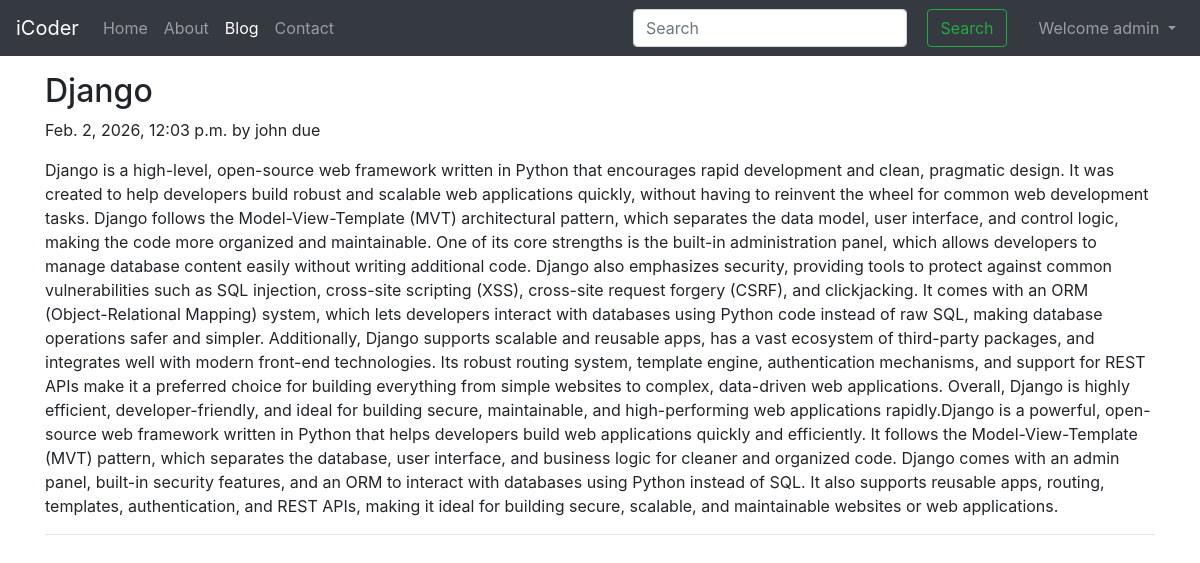
Page /blog/blogpost/jogn-due/ (signed in) on the committed database.
### blog/models.py (models this page shows)
class Post(models.Model):
    sno = models.AutoField(primary_key=True)
    title = models.CharField(max_length=266)
    content = models.TextField()
    author = models.CharField(max_length=15)
    slug = models.CharField(max_length=130)
    timestamp = models.DateTimeField(blank=True)

### blog/views.py (the view)
# urls.py: path('blogpost/<slug:slug>/', views.blogPost, name="blogPost"),
def blogPost(request, slug):
    post = get_object_or_404(Post, slug=slug)
    return render(request, "blog/blogPost.html", {'post': post})

### templates/blog/blogPost.html (shortened to what this page needs)
{% extends 'base.html' %}
{% block blogactive %} active {% endblock blogactive%}
{% block body %}
<div class="container my-3">
    <h2 class="blog-post-title">{{post.title}}</h2>
    <p class="blog-post-meta">{{post.timestamp}} by <a href"/about"> {{post.author}} </a> </p>
    <p> {{post.content}} </p>
    <hr>
</div>
{% endblock body %}

### templates/base.html (shortened to what this page needs)
<!doctype html>
<html lang="en">
  <head>
    <link rel="stylesheet" href="https://cdn.jsdelivr.net/npm/bootstrap@4.4.1/dist/css/bootstrap.min.css"
>
  </head>
  <body>
    <nav class="navbar navbar-expand-lg navbar-dark bg-dark">
      <a class="navbar-brand" href="/">iCoder</a>
      <div class="collapse navbar-collapse" id="navbarSupportedContent">
        <ul class="navbar-nav mr-auto">
          <li class="nav-item {% block homeactive %} {% endblock homeactive %}">
            <a class="nav-link" href="/">Home <span class="sr-only">(current)</span></a>
          </li>
          <li class="nav-item {% block aboutactive %} {% endblock aboutactive %}">
            <a class="nav-link" href="/about">About</a>
          </li>
          <li class="nav-item {% block blogactive %} {% endblock blogactive %}">
            <a class="nav-link" href="/blog">Blog</a>
          </li>
          <li class="nav-item {% block contactactive %} {% endblock contactactive %}">
            <a class="nav-link" href="/contact">Contact</a>
          </li>
        </ul>
        <div class="m1-auto form-inline">
        <form method="get" action="/search" class="my-2 my-lg-0 mx-3">
          <input class="form-control mr-sm-2" type="search" placeholder="Search" aria-label="Search" name="query" id="query">
          <button class="btn btn-outline-success m-2 my-sm-0" type="submit">Search</button>
        </form>
         {% if user.is_authenticated %}
          <ul class="navbar-nav mr-auto">
            <li class="nav-item dropdown">
              <a class="nav-link dropdown-toggle" href="#" id="navabrDropdown" role="button" data-toggle="dropdown" aria-haspopup="true" aria-expanded="false">
                Welcome {{request.user}}
              </a>
            </li>
          </ul>
        {% endif %}
      </div>
    </nav>
    {% block body %}{% endblock body %}
  </body>
</html>

### rows in the picture
Post: title "Django", timestamp "Feb. 2, 2026, 12:03 p.m.", author "john due", content "Django is a high-level, open-source web framework written in Python that encourages rapid development and clean, pragmatic design. It was created to help developers build robust and scalable web applications quickly, without having to reinvent the wheel for common web development tasks. Django follows the Model-View-Template (MVT) architectural pattern, which separates the data model, user interface, and control logic, making the code more organized and maintainable. One of its core strengths is the built-in administration panel, which allows developers to manage database content easily without writing additional code. Django also emphasizes security, providing tools to protect against…"

### other values in the picture
{{ request.user }} "admin"
